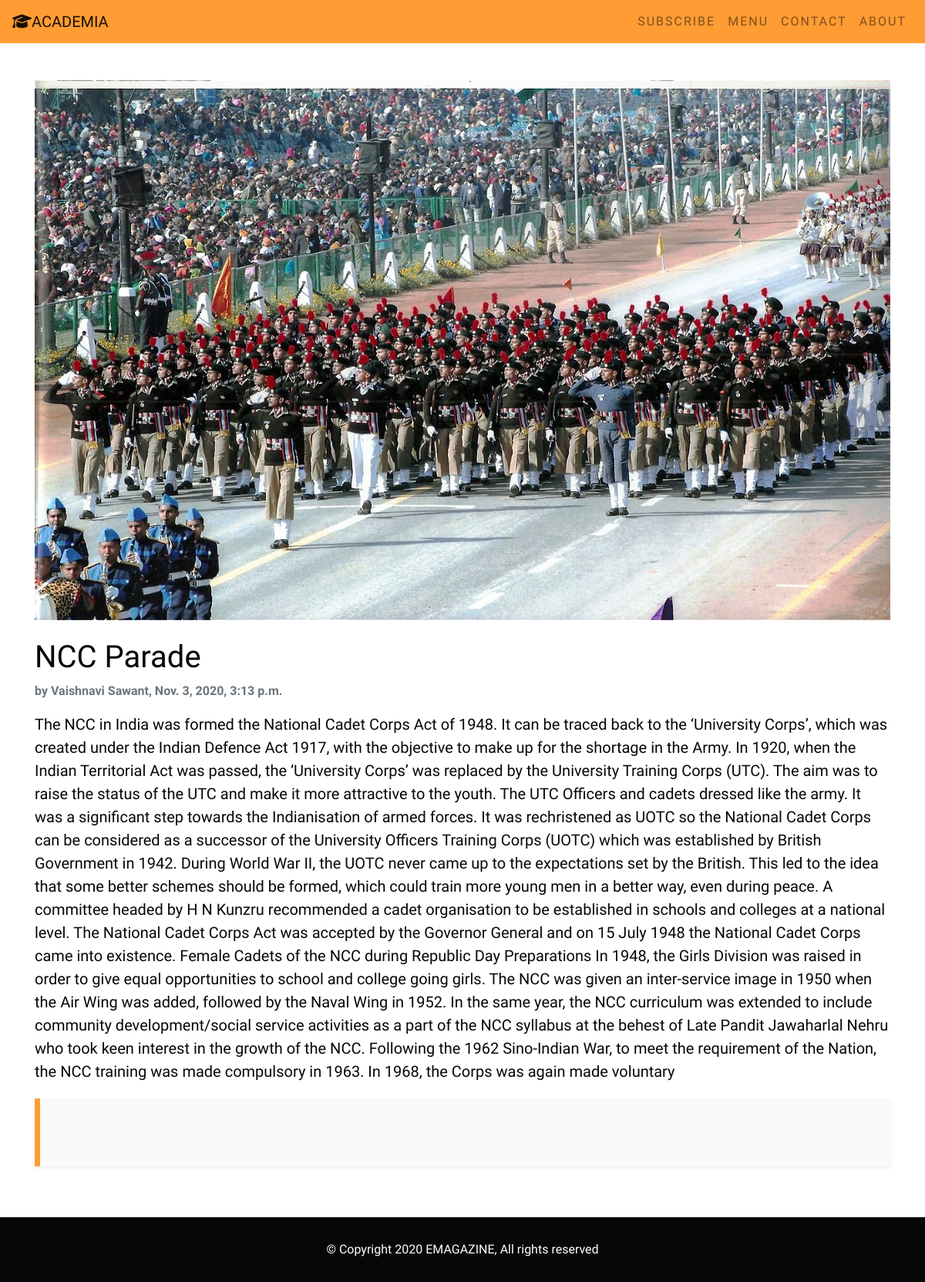
/achievements/2, run on an earlier commit of the app's database.
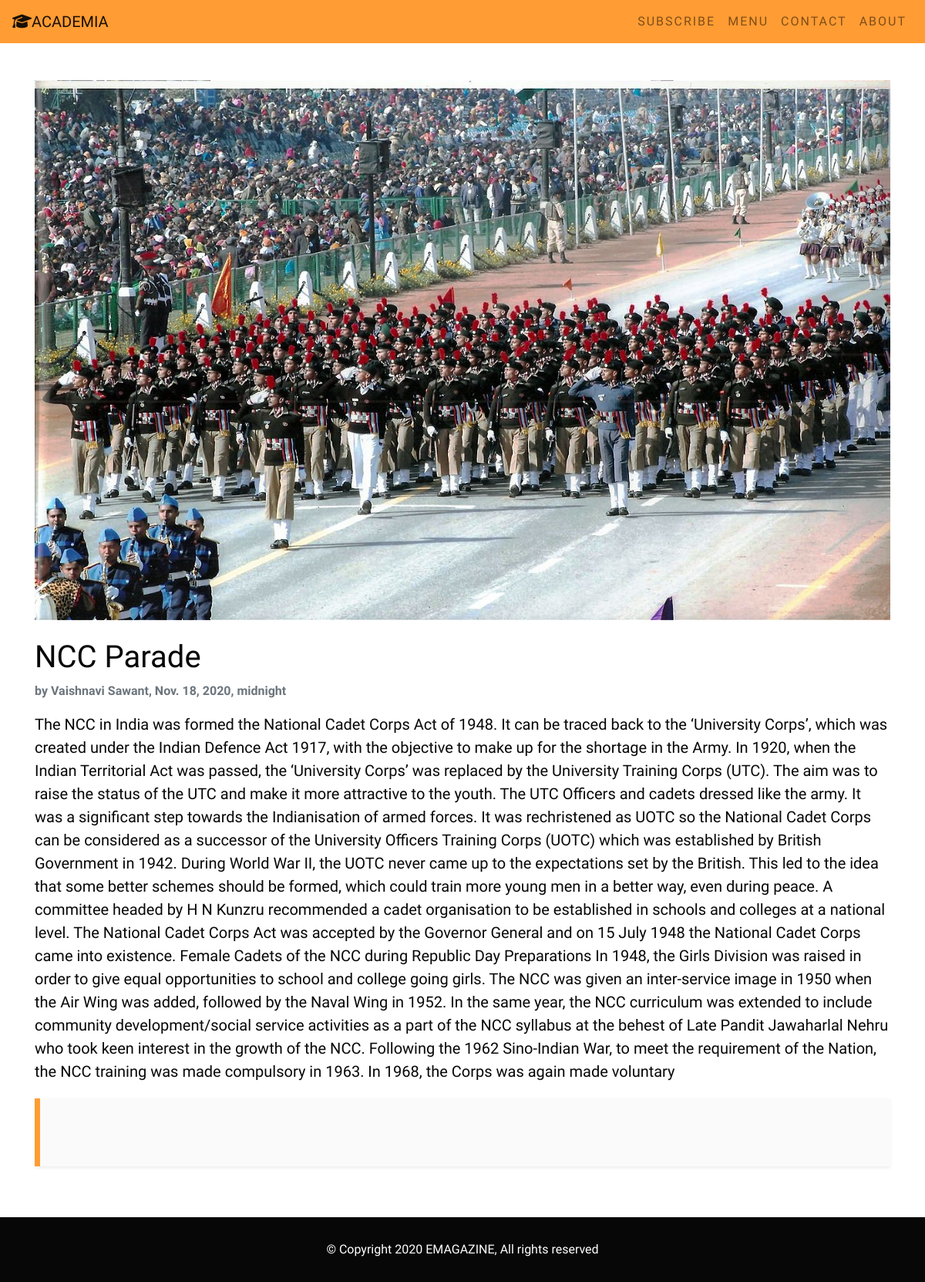
And on a later commit of the database.
### EMAG_APP/models.py (models this page shows, shortened)
class Achievement(models.Model):
    user_id = models.ForeignKey(
        to=User, on_delete=models.CASCADE, null=True, related_name='achievements')
    achievement_title = models.CharField(
        max_length=755, null=False, blank=False, unique=True)
    achievement_field = models.TextField(
        null=True, blank=True)
    achievement_data = models.FileField(null=True, blank=True)
    achievement_banner = models.ImageField(null=False, blank=False)
    achievement_tags = models.CharField(max_length=400, null=True, blank=True)
    achievement_description = models.TextField(null=False, blank=False)
    uploaded_at = models.DateTimeField(default=timezone.now)

class User(AbstractBaseUser, PermissionsMixin):
    email = models.EmailField(_('email address'), unique=True)
    full_name = models.CharField(max_length=255, null=True, blank=True)
    dept_name = models.CharField(max_length=255, null=True, blank=True)
    phone_no = models.CharField(max_length=10, null=True, blank=True)
    is_staff = models.BooleanField(default=False)
    is_active = models.BooleanField(default=True)
    date_joined = models.DateTimeField(default=timezone.now)
    USERNAME_FIELD = 'email'
    REQUIRED_FIELDS = []
    objects = CustomUserManager()

### EMAG_APP/views.py (the view)
# urls.py: path('achievements/<int:pk>', displayach_view),
def displayach_view(request, pk):
    try:
        achievement = Achievement.objects.get(pk=pk)
        return render(request, "achievement/displayach.html", {"achievement": achievement})
    except Achievement.DoesNotExist:
        return render(request, "home.html")
    return None

### EMAG_APP/templates/achievement/displayach.html (shortened to what this page needs)
{% extends 'base.html' %}{% load static %}
{% block body %}
<div class="devent-info-wrapper my-5">
    <div class="container w-100">
        <div class="row" style="overflow-x: hidden">
            <div class="col-lg-12">
                <div class="banner">
                <img class="img-fluid w-100" src="{{ achievement.achievement_banner.url }}" alt="" style="height: 700px"/>
                </div>
                <br />
            </div>
        </div>
    </div>
            <div class="container">
             <div class="title">
                <h1>{{ achievement.achievement_title }}</h1>
            </div>
            <div class="date-uploaded">
                <p class="font-weight-bold text-muted">
                    by {{ achievement.user_id.full_name }}, {{ achievement.uploaded_at }}
                </p>
            </div>
            <div class="content">{{ achievement.achievement_description | safe }}</div>
            <div class="organised-by mb-5 shadow-sm" data-aos="zoom-in" data-aos-duration="1000">
            </div>
            </div>
</div>
</div>
{% endblock %}

What changed in the data, as far as the page shows it:
changed Achievement "NCC Parade": uploaded_at "Nov. 3, 2020, 3:13 p.m." → "Nov. 18, 2020, midnight"
